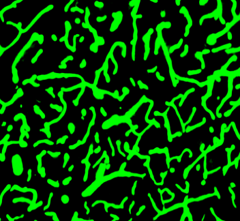
%> input picture Picture4.tif, 240 x 221 px
$ octave vessel_diameter_test.m   (GNU Octave 9; MATLAB toolbox functions it lacks are replaced by stand-ins)
%> lines starting %> are read from the running program, lines starting %| are printed output that depends on the picture; in (x1, y1, x2, y2) boxes, pixels count from 0 and x2, y2 are one past the last pixel; in counts of white or black regions, pixels touching at a corner belong together; the program's own positions count from 1
clc;    % Clear the command window.
close all;  % Close all figures (except those of imtool.)
clear;  % Erase all existing variables. Or clearvars if you want.
workspace;  % Make sure the workspace panel is showing.
format long g;
format compact;
fontSize = 20;
% Read in mat file.
% storedStructure = load('binaryimage.mat');
% binaryImage = storedStructure.BWfinal;
SourceImg = imread('Picture4.tif');

I = rgb2gray(SourceImg(:, :, 1:3));
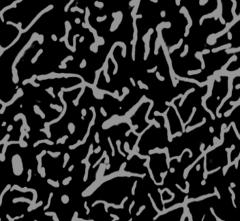
%> I: size 221x240 uint8; min 0, max 150, mean 39.8

binaryImage = imbinarize(I);
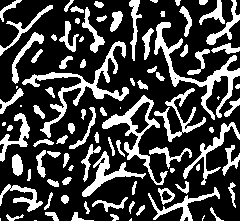
%> binaryImage: size 221x240 logical; 27% white; 94 white regions (11 under 20 px), largest, box (x1, y1, x2, y2) and area: (22, 41, 129, 138) 1523, (154, 22, 240, 120) 1390, (102, 95, 168, 185) 1065
% Display the image.
subplot(2, 2, 1);
imshow(binaryImage, []);
title('Original Binary Image', 'FontSize', fontSize, 'Interpreter', 'None');
% Set up figure properties:
% Enlarge figure to full screen.
set(gcf, 'Units', 'Normalized', 'OuterPosition', [0 0 1 1]);
% Get rid of tool bar and pulldown menus that are along top of figure.
set(gcf, 'Toolbar', 'none', 'Menu', 'none');
% Give a name to the title bar.
set(gcf, 'Name', 'Demo by ImageAnalyst', 'NumberTitle', 'Off')
drawnow;
% Fill the image.
% binaryImage(1,:) = true;
% binaryImage(end,:) = true;
binaryImageFilled = imfill(binaryImage, 'holes');
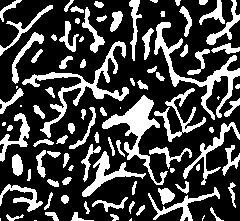
%> binaryImageFilled: size 221x240 logical; 27.8% white; 94 white regions (11 under 20 px), largest, box (x1, y1, x2, y2) and area: (22, 41, 129, 138) 1523, (154, 22, 240, 120) 1391, (102, 95, 168, 185) 1390
% Display the image.
subplot(2, 2, 2);
imshow(binaryImageFilled, []);
title('Original Binary Image', 'FontSize', fontSize, 'Interpreter', 'None');
drawnow;
% Get the Euclidean Distance Transform.
binaryImage(1,:) = false;
binaryImage(end,:) = false;
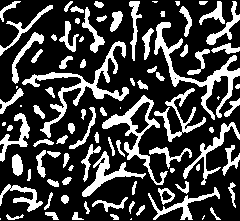
%> binaryImage: size 221x240 logical; 26.8% white; 93 white regions (11 under 20 px), largest, box (x1, y1, x2, y2) and area: (22, 41, 129, 138) 1523, (154, 22, 240, 120) 1390, (102, 95, 168, 185) 1065
edtImage = bwdist(~binaryImage);
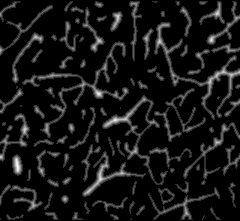
%> edtImage: size 221x240 single; min 0, max 5.39, mean 0.431; drawn with min black and max white
% Display the image.
subplot(2, 2, 3);
imshow(edtImage, []);
title('Distance Transform Image', 'FontSize', fontSize, 'Interpreter', 'None');
drawnow;
skelImage = bwmorph(binaryImage, 'skel', inf);
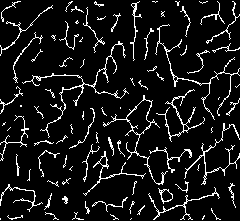
%> skelImage: size 221x240 logical; 8.9% white in thin lines or dots
% skelImage = bwmorph(skelImage, 'spur', 2);
% There should be just one now.  Let's check
[labeledImage, numLines] = bwlabel(skelImage);
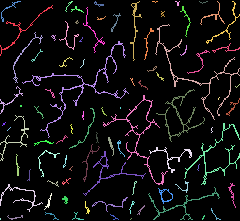
%> labeledImage: size 221x240 double; 90 distinct labels, from 0 to 89; one colour per label, 0 black
%> numLines = 89
fprintf('Found %d lines\n', numLines);
%| Found 89 lines
% Display the image.
subplot(2, 2, 4);
imshow(skelImage, []);
title('Skeleton Image', 'FontSize', fontSize, 'Interpreter', 'None');
% Measure the radius be looking along the skeleton of the distance transform.
meanRadius = mean(edtImage(skelImage));
%> meanRadius = 1.99
meanDiameter = 2 * meanRadius;
%> meanDiameter = 3.98
message = sprintf('Mean Radius = %.1f pixels.\nMean Diameter = %.1f pixels',...
  meanRadius, meanDiameter);
uiwait(helpdlg(message));

AllDiameter = 2 * edtImage(skelImage);
%> AllDiameter = 4724 values, max 10.77 at index 342, min 0 at index 130, mean 3.98
AllDiameter = sort(AllDiameter);
%> AllDiameter = 4724 values from 0 to 10.77

UniqDiameter = unique(AllDiameter);
%> UniqDiameter = [0; 2; 2.83; 4; 4.47; 5.66; 6; 6.32; 7.21; 8; 8.25; 8.49; 8.94; 10; 10.2; 10.77]
QDiameter = histc(AllDiameter, UniqDiameter);
%> QDiameter = [20; 858; 750; 1447; 722; 343; 245; 103; 99; 60; 32; 11; 8; 21; 3; 2]

% figure;
%
% plot(UniqDiameter, QDiameter);
%
figure;

imshow(edtImage, []);

$ run again, with Picture1.tif copied over Picture4.tif
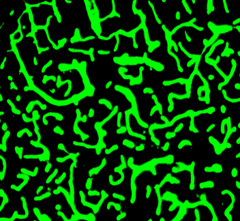
%> input picture Picture1.tif, 240 x 221 px
%> `binaryImage = imbinarize(I);`:
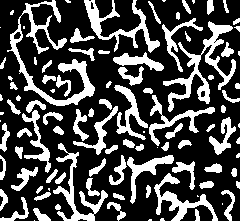
%> binaryImage: size 221x240 logical; 29.2% white; 102 white regions (22 under 20 px), largest, box (x1, y1, x2, y2) and area: (7, 0, 95, 106) 1827, (163, 21, 236, 112) 1502, (84, 0, 160, 53) 1040
%> binaryImageFilled: size 221x240 logical; 29.3% white; 102 white regions (22 under 20 px), largest, box (x1, y1, x2, y2) and area: (7, 0, 95, 106) 1864, (163, 21, 236, 112) 1526, (84, 0, 160, 53) 1055
%> skelImage: size 221x240 logical; 8.9% white in thin lines or dots
%> `[labeledImage, numLines] = bwlabel(skelImage);`:
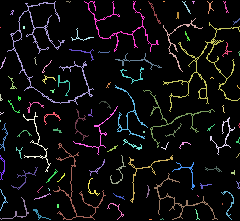
%> labeledImage: size 221x240 double; 97 distinct labels, from 0 to 96; one colour per label, 0 black
%> numLines = 96
%| Found 96 lines
%> meanRadius = 2.14
%> meanDiameter = 4.28
%> `AllDiameter = 2 * edtImage(skelImage);`: AllDiameter = 4715 values, max 11.66 at index 1902, min 0 at index 34, mean 4.28
%> `AllDiameter = sort(AllDiameter);`: AllDiameter = 4715 values from 0 to 11.66
%> UniqDiameter = 17 values from 0 to 11.66
%> QDiameter = 17 values, max 1349 at index 4, min 1 at index 16, mean 277.4

$ run again, with Picture2.tif copied over Picture4.tif
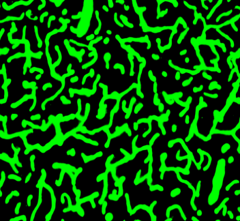
%> input picture Picture2.tif, 240 x 221 px
%> binaryImageFilled: size 221x240 logical; 35% white; 94 white regions (12 under 20 px), largest, box (x1, y1, x2, y2) and area: (0, 35, 151, 155) 3439, (168, 1, 240, 80) 1452, (96, 133, 163, 214) 1321
%> `binaryImage(1,:) = false;`:
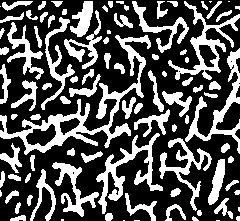
%> binaryImage: size 221x240 logical; 33.2% white; 95 white regions (12 under 20 px), largest, box (x1, y1, x2, y2) and area: (0, 35, 151, 155) 2849, (96, 133, 163, 214) 1321, (168, 1, 240, 80) 1214
%> skelImage: size 221x240 logical; 10.3% white in thin lines or dots
%> `[labeledImage, numLines] = bwlabel(skelImage);`:
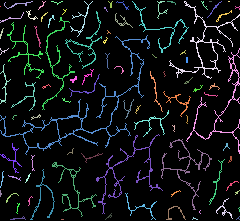
%> labeledImage: size 221x240 double; 92 distinct labels, from 0 to 91; one colour per label, 0 black
%> numLines = 91
%| Found 91 lines
%> meanRadius = 2.14
%> meanDiameter = 4.27
%> `AllDiameter = 2 * edtImage(skelImage);`: AllDiameter = 5456 values, max 12.17 at index 2006, min 0 at index 667, mean 4.27
%> `AllDiameter = sort(AllDiameter);`: AllDiameter = 5456 values from 0 to 12.17
%> UniqDiameter = 19 values from 0 to 12.17
%> QDiameter = 19 values, max 1728 at index 4, min 1 at index 19, mean 287.2

$ run again, with Picture3.tif copied over Picture4.tif
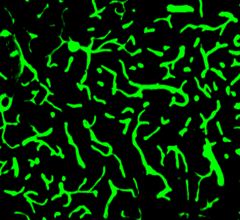
%> input picture Picture3.tif, 240 x 220 px
%> binaryImageFilled: size 220x240 logical; 16.7% white; 120 white regions (37 under 20 px), largest, box (x1, y1, x2, y2) and area: (47, 36, 142, 100) 728, (101, 65, 189, 107) 633, (132, 109, 172, 201) 455
%> skelImage: size 220x240 logical; 7% white in thin lines or dots
%> `[labeledImage, numLines] = bwlabel(skelImage);`:
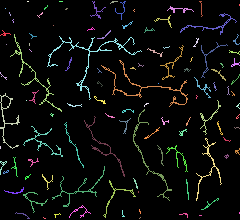
%> labeledImage: size 220x240 double; 110 distinct labels, from 0 to 109; one colour per label, 0 black
%> numLines = 109
%| Found 109 lines
%> meanRadius = 1.58
%> meanDiameter = 3.16
%> `AllDiameter = 2 * edtImage(skelImage);`: AllDiameter = 3704 values, max 10.77 at index 1084, min 0 at index 164, mean 3.16
%> `AllDiameter = sort(AllDiameter);`: AllDiameter = 3704 values from 0 to 10.77
%> UniqDiameter = [0; 2; 2.83; 4; 4.47; 5.66; 6; 6.32; 7.21; 8; 8.25; 8.94; 10; 10.2; 10.77]
%> QDiameter = [34; 1432; 777; 886; 292; 109; 73; 32; 28; 21; 10; 5; 3; 1; 1]
